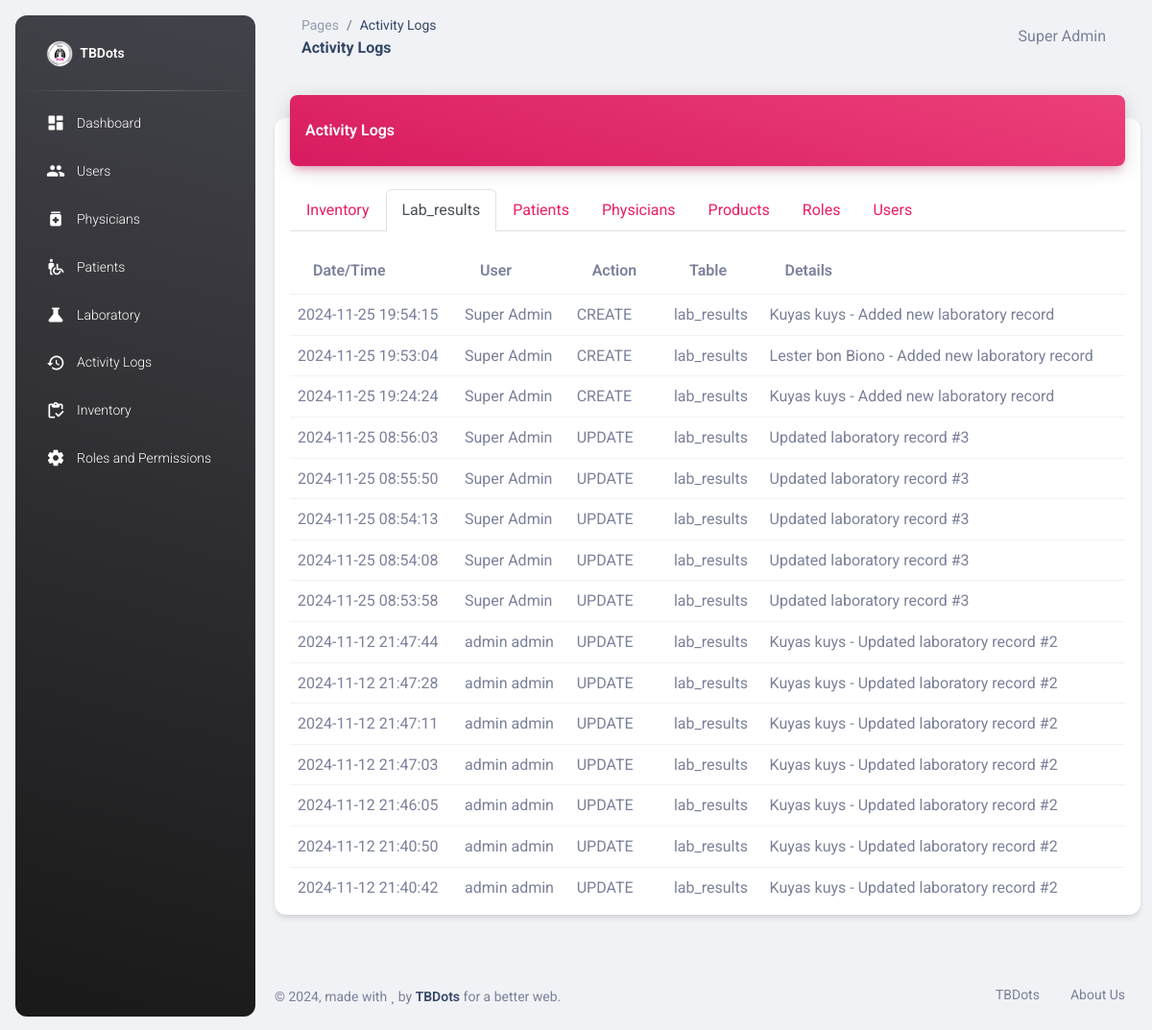
The app's page /activity_logs.php?table=lab_results (signed in) with its own data.
### tables this page shows
CREATE TABLE IF NOT EXISTS `activity_logs` (
  `id` int NOT NULL AUTO_INCREMENT,
  `user_id` int NOT NULL,
  `action` varchar(50) DEFAULT NULL,
  `table_name` varchar(50) NOT NULL,
  `record_id` int NOT NULL,
  `details` text,
  `created_at` timestamp NOT NULL DEFAULT CURRENT_TIMESTAMP,
  PRIMARY KEY (`id`),
  KEY `FK_logs_user` (`user_id`),
  CONSTRAINT `FK_logs_user` FOREIGN KEY (`user_id`) REFERENCES `users` (`id`)
);

CREATE TABLE IF NOT EXISTS `users` (
  `id` int NOT NULL AUTO_INCREMENT,
  `username` varchar(50) NOT NULL,
  `password` text NOT NULL,
  `first_name` text NOT NULL,
  `last_name` text NOT NULL,
  `role` int NOT NULL DEFAULT '0',
  `updated_at` timestamp NOT NULL DEFAULT CURRENT_TIMESTAMP,
  `created_at` timestamp NOT NULL DEFAULT CURRENT_TIMESTAMP ON UPDATE CURRENT_TIMESTAMP,
  PRIMARY KEY (`id`),
  KEY `FK_users_roles` (`role`),
  CONSTRAINT `FK_users_roles` FOREIGN KEY (`role`) REFERENCES `roles` (`id`) ON DELETE CASCADE ON UPDATE CASCADE
);

### activity_logs.php (the view, shortened to what this page needs)
<?php
require_once "connection/db.php";
include_once('head.php');
$action_filter = $_GET['action'] ?? '';
$table_filter = $_GET['table'] ?? 'all';
$date_filter = $_GET['date'] ?? '';
$search = $_GET['search'] ?? '';
$query = "
    SELECT al.*, u.first_name, u.last_name,
    -- For inventory logs
    CASE
        WHEN al.table_name = 'inventory' THEN p.brand_name
        -- For lab results logs
        WHEN al.table_name = 'lab_results' THEN pat.fullname
        -- For products logs
        WHEN al.table_name = 'products' THEN p2.brand_name
        ELSE NULL
    END as related_name
    FROM activity_logs al
    LEFT JOIN users u ON al.user_id = u.id
    -- Join for inventory logs
    LEFT JOIN inventory i ON (al.table_name = 'inventory' AND al.record_id = i.id)
    LEFT JOIN products p ON i.product_id = p.id
    -- Join for lab results logs
    LEFT JOIN lab_results lr ON (al.table_name = 'lab_results' AND al.record_id = lr.id)
    LEFT JOIN patients pat ON lr.patient_id = pat.id
    -- Join for products logs
    LEFT JOIN products p2 ON (al.table_name = 'products' AND al.record_id = p2.id)
    WHERE 1=1
    AND al.action != 'DELETE'
";
if ($table_filter) {
    $query .= " AND al.table_name = '" . $conn->real_escape_string($table_filter) . "'";
}
$query .= " ORDER BY al.created_at DESC";
$result = $conn->query($query);
$tables_query = "SELECT DISTINCT table_name FROM activity_logs ORDER BY table_name";
$tables_result = $conn->query($tables_query);
$available_tables = [];
while ($table = $tables_result->fetch_assoc()) {
    $available_tables[] = $table['table_name'];
}
?>
<body class="g-sidenav-show bg-gray-200">
  <?php include_once('sidebar.php'); ?>
  <main class="main-content position-relative max-height-vh-100 h-100 border-radius-lg">
    <?php include_once('navbar.php'); ?>
    <div class="container-fluid py-4">
      <div class="row">
        <div class="col-12">
          <div class="card my-4">
            <div class="card-header p-0 position-relative mt-n4 mx-3 z-index-2">
              <div class="bg-gradient-primary shadow-primary border-radius-lg pt-4 pb-3">
                <h6 class="text-white text-capitalize ps-3">Activity Logs</h6>
              </div>
            </div>
            <div class="card-body px-3 pb-2">
              <ul class="nav nav-tabs mb-3" id="activityTabs" role="tablist">
                  <?php foreach ($available_tables as $table): ?>
                  <li class="nav-item" role="presentation">
                      <a class="nav-link <?= $table_filter === $table ? 'active' : '' ?>"
                         href="?table=<?= urlencode($table) ?><?= $action_filter ? '&action='.$action_filter : '' ?><?= $date_filter ? '&date='.$date_filter : '' ?><?= $search ? '&search='.$search : '' ?>">
                          <?= ucfirst($table) ?>
                      </a>
                  </li>
                  <?php endforeach; ?>
              </ul>
              <div class="table-responsive">
                <table class="table align-items-center mb-0">
                  <thead>
                    <tr>
                      <th>Date/Time</th>
                      <th>User</th>
                      <th>Action</th>
                      <th>Table</th>
                      <th>Details</th>
                    </tr>
                  </thead>
                  <tbody>
                    <?php while($row = $result->fetch_assoc()): ?>
                      <tr>
                        <td><?= date('Y-m-d H:i:s', strtotime($row['created_at'])) ?></td>
                        <td><?= htmlspecialchars($row['first_name'] . ' ' . $row['last_name']) ?></td>
                        <td><?= $row['action'] ?></td>
                        <td><?= $row['table_name'] ?></td>
                        <td>
                          <?php if ($row['related_name']): ?>
                            <?= htmlspecialchars($row['related_name']) ?> -
                          <?php endif; ?>
                          <?= htmlspecialchars($row['details']) ?>
                        </td>
                      </tr>
                    <?php endwhile; ?>
                  </tbody>
                </table>
              </div>
            </div>
          </div>
        </div>
      </div>
    </div>
    <?php include_once('footer.php'); ?>
  </main>
</body>
</html>

### records on screen
activity_logs: created_at "2024-11-25 19:54:15", user.last_name "Super Admin", action "CREATE", table_name "lab_results", related_name "Kuyas kuys", details "Added new laboratory record"
activity_logs: created_at "2024-11-25 19:53:04", user.last_name "Super Admin", action "CREATE", table_name "lab_results", related_name "Lester bon Biono", details "Added new laboratory record"
activity_logs: created_at "2024-11-25 19:24:24", user.last_name "Super Admin", action "CREATE", table_name "lab_results", related_name "Kuyas kuys", details "Added new laboratory record"
activity_logs: created_at "2024-11-25 08:56:03", user.last_name "Super Admin", action "UPDATE", table_name "lab_results", details "Updated laboratory record #3"
activity_logs: created_at "2024-11-25 08:55:50", user.last_name "Super Admin", action "UPDATE", table_name "lab_results", details "Updated laboratory record #3"
activity_logs: created_at "2024-11-25 08:54:13", user.last_name "Super Admin", action "UPDATE", table_name "lab_results", details "Updated laboratory record #3"
activity_logs: created_at "2024-11-25 08:54:08", user.last_name "Super Admin", action "UPDATE", table_name "lab_results", details "Updated laboratory record #3"
activity_logs: created_at "2024-11-25 08:53:58", user.last_name "Super Admin", action "UPDATE", table_name "lab_results", details "Updated laboratory record #3"
activity_logs: created_at "2024-11-12 21:47:44", user.last_name "admin admin", action "UPDATE", table_name "lab_results", related_name "Kuyas kuys", details "Updated laboratory record #2"
activity_logs: created_at "2024-11-12 21:47:28", user.last_name "admin admin", action "UPDATE", table_name "lab_results", related_name "Kuyas kuys", details "Updated laboratory record #2"
activity_logs: created_at "2024-11-12 21:47:11", user.last_name "admin admin", action "UPDATE", table_name "lab_results", related_name "Kuyas kuys", details "Updated laboratory record #2"
activity_logs: created_at "2024-11-12 21:47:03", user.last_name "admin admin", action "UPDATE", table_name "lab_results", related_name "Kuyas kuys", details "Updated laboratory record #2"
activity_logs: created_at "2024-11-12 21:46:05", user.last_name "admin admin", action "UPDATE", table_name "lab_results", related_name "Kuyas kuys", details "Updated laboratory record #2"
activity_logs: created_at "2024-11-12 21:40:50", user.last_name "admin admin", action "UPDATE", table_name "lab_results", related_name "Kuyas kuys", details "Updated laboratory record #2"
activity_logs: created_at "2024-11-12 21:40:42", user.last_name "admin admin", action "UPDATE", table_name "lab_results", related_name "Kuyas kuys", details "Updated laboratory record #2"

### other values on screen
str_replace('_', ' ', str_replace('.php', '', $page_name)) "Activity Logs"
$_SESSION['fullname'] "Super Admin"
$table "Inventory"
$table "Lab_results"
$table "Patients"
$table "Physicians"
$table "Products"
$table "Roles"
$table "Users"
